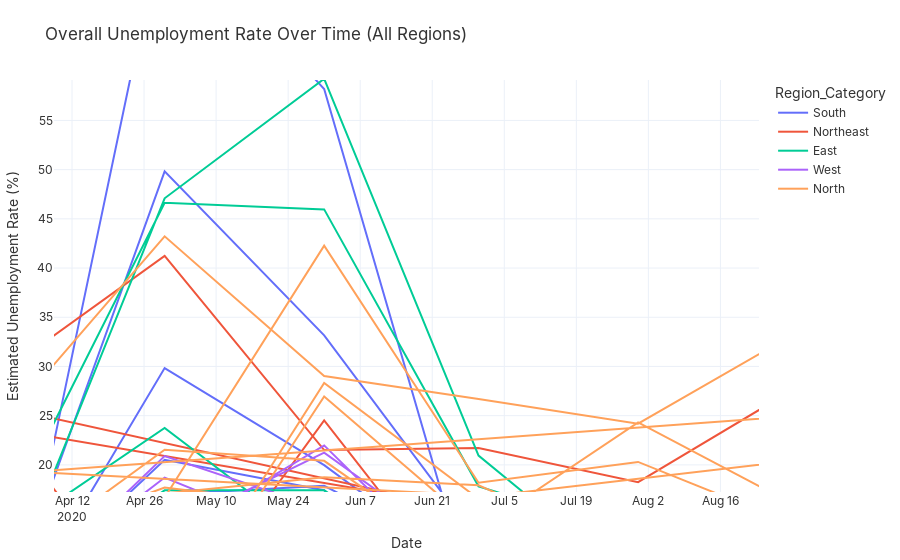

The code cell stored with this chart in its notebook:
### Code cell
# Step 5: Data Visualization - Overall Unemployment Rate Over Time
# This step visualizes the overall unemployment rate trend across all regions over time.
# A line plot is used to show the temporal changes, providing a high-level economic pulse.
print("\nStep 5.1: Generating plot for Overall Unemployment Rate Over Time.")

# Create a line plot using Plotly Express for interactivity.
# The x-axis represents 'Date' and the y-axis represents 'Unemployment_Rate'.
# The data is colored by 'Region_Category' to distinguish different regional trends.
fig = px.line(df, x='Date', y='Unemployment_Rate', color='Region_Category',
              title='Overall Unemployment Rate Over Time (All Regions)',
              labels={'Unemployment_Rate': 'Estimated Unemployment Rate (%)', 'Date': 'Date'})

# Update layout for better readability and presentation.
fig.update_layout(
    xaxis_title="Date",
    yaxis_title="Estimated Unemployment Rate (%)",
    hovermode="x unified", # Shows all y-values for a given x-point on hover
    template="plotly_white", # Use a clean white template
    margin=dict(l=50, r=50, t=80, b=50), # Adjust margins
    font=dict(family="Inter, sans-serif", size=12, color="#333") # Set font
)

# Display the plot.
fig.show()
